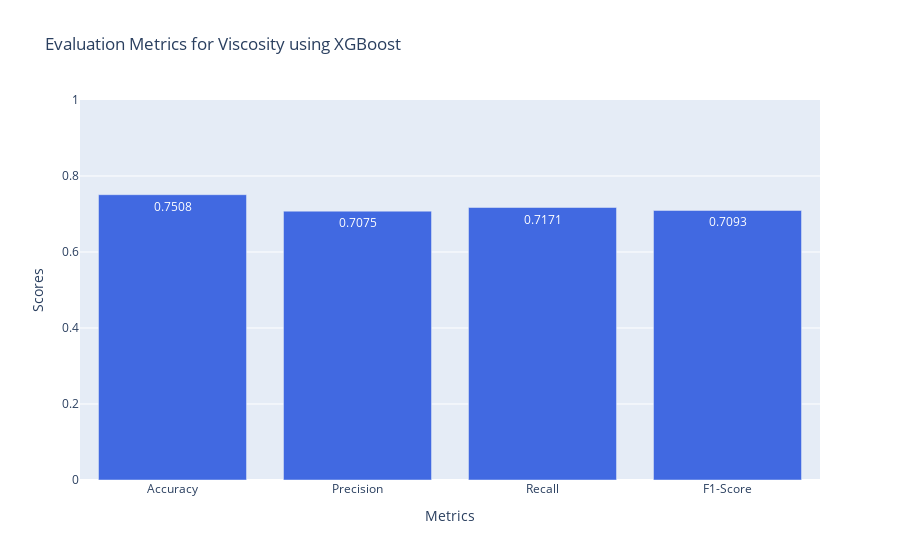

Source (notebook cell):
### Code cell
import plotly.graph_objects as go
import pandas as pd
from sklearn.metrics import accuracy_score, precision_score, recall_score, f1_score

# Calculate the metrics
accuracy1 = accuracy_score(y_test_viscosity, viscosity_predictions)
print(f"RF Accuracy: {accuracy1:.4f}")
precision1 = precision_score(y_test_viscosity, viscosity_predictions, average='macro')
print(f"RF Precision: {precision1:.4f}")
recall1 = recall_score(y_test_viscosity, viscosity_predictions, average='macro')
print(f"RF Recall: {recall1:.4f}")
f11 = f1_score(y_test_viscosity, viscosity_predictions, average='macro')
print(f"RF F1 Score: {f11:.4f}")

# Create a DataFrame to hold the metrics
metrics = {
    'Metric': ['Accuracy', 'Precision', 'Recall', 'F1-Score'],
    'Score': [accuracy1, precision1, recall1, f11]
}
metrics_df1 = pd.DataFrame(metrics)

# Create a bar graph using Plotly
fig = go.Figure()
fig.add_trace(go.Bar(
    x=metrics_df1['Metric'],
    y=metrics_df1['Score'],
    text=metrics_df1['Score'].round(4),
    textposition='auto',
    marker=dict(color='royalblue'),
))

# Customize layout
fig.update_layout(
    title='Evaluation Metrics for Viscosity using XGBoost',
    xaxis_title='Metrics',
    yaxis_title='Scores',
    yaxis_range=[0, 1],  # Set y-axis limits from 0 to 1
    bargap=0.2)
fig.show()

### Figure 1 — Plotly figure (JSON) as saved in the notebook; plotly's stock layout.template omitted (floating-point values rounded to 4 significant figures)
{"data": [{"marker": {"color": "royalblue"}, "text": [0.7508, 0.7075, 0.7171, 0.7093], "textposition": "auto", "type": "bar", "x": ["Accuracy", "Precision", "Recall", "F1-Score"], "y": [0.7508, 0.7075, 0.7171, 0.7093]}], "layout": {"bargap": 0.2, "title": {"text": "Evaluation Metrics for Viscosity using XGBoost"}, "xaxis": {"title": {"text": "Metrics"}}, "yaxis": {"range": [0, 1], "title": {"text": "Scores"}}}}
